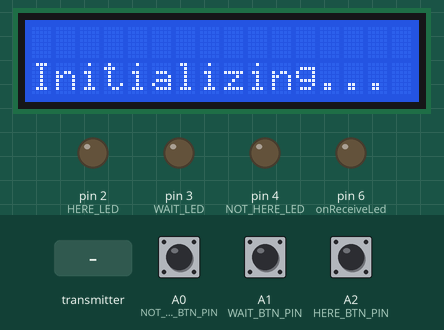
Recording of a sketch running on a simulated Arduino Uno, built with avr-gcc and run on an emulated ATmega328P. On the bench: 16×2 character LCD, output pins drawn as LEDs (lit = HIGH). Dashed ring = blinking. The inputs (shaded band) are chosen by the test bench; at power-on: A0 (NOT_HERE_BTN_PIN) HIGH, A1 (WAIT_BTN_PIN) HIGH, A2 (HERE_BTN_PIN) HIGH. No radio packets arrive unless stated; what the sketch prints to the serial monitor is not drawn.

Above: at 5.8 s.
At 7.9 s:
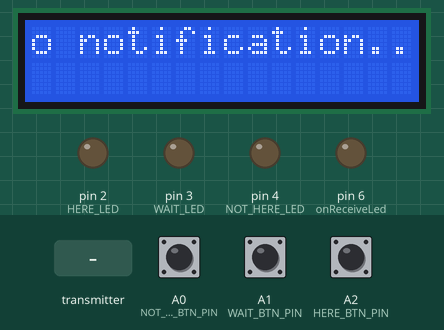
8.0 s: the transmitter starts sending id = 0
At 8.8 s:
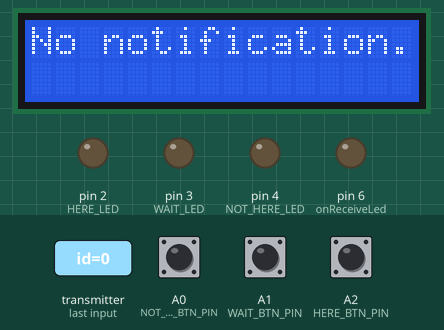
11.0 s: the transmitter starts sending name = INVALID
14.0 s: the transmitter starts sending id = 0
17.0 s: the transmitter starts sending name = INVALID
20.0 s: the transmitter starts sending id = 0
23.0 s: the transmitter starts sending id = 1
At 23.27 s:
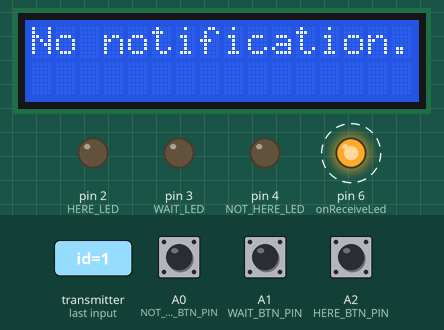
At 27.5 s:
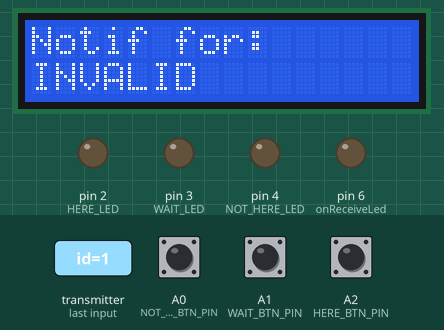
Timing chart, 0 to 28.5 s (numbered marks = the images above; inputs shaded):
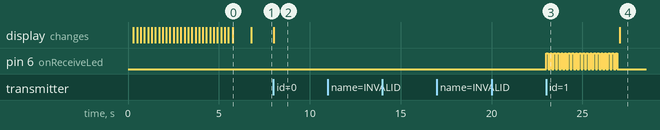

The sketch:

IndoorV3.ino
```cpp
/*
   Project : Wireless Personnel Notifier
   Description : Provides wireless notification about
                  the presence of a room personnel (i.e Professor)
                  whom is identified using keypad keys
   Author : Jeffrey E. Segovia, ECE, ECT
   Date : October 2019
   Code : This code is for the Indoor Unit

*/


//Required Libraries
#include <SPI.h>
#include <nRF24L01.h>
#include <RF24.h>
#include <LiquidCrystal_I2C.h>
#include <IRremote.h>


//Jeff's Button Class
class Button {
    //Private Members
  private:
    byte pin;
    byte state;
    byte lastReading;
    unsigned long lastDebounceTime = 0;
    unsigned long debounceDelay = 50;
    byte savedState = HIGH;

    //Public Members
  public:
    //Constructor
    Button(byte pin) {
      this->pin = pin;
      lastReading = HIGH; //For Input_Pullup
      init();
    }

    void init() {
      pinMode(pin, INPUT_PULLUP);
    }

    void setDefault() {
      state = HIGH;
      lastReading = HIGH;
    }

    //Debouncer
    void update() {
      byte newReading = digitalRead(pin);
      if (newReading != lastReading) {
        lastDebounceTime = millis();
      }
      if ((millis() - lastDebounceTime) > debounceDelay) {
        if (newReading != state) {
          state = newReading;

          if (state == LOW) {
            savedState = LOW;
          }
        }
      }
      lastReading = newReading;
    }

    byte getState() {
      update();
      return state;
    }
};

//Comms Pipes Addresses
const byte pipes[][6] = {"00001", "00002"};

//For LCD Scrolling
const int scrollDelay = 200;

//Flags
bool isWaiting = true;

//Push buttons pin definitions
byte HERE_BTN_PIN = A2;
byte WAIT_BTN_PIN = A1;
byte NOT_HERE_BTN_PIN = A0;
//LED indicators pin definitions
byte HERE_LED = 2; //Green
byte WAIT_LED = 3; //Yellow
byte NOT_HERE_LED = 4; //Red

//LED Indicators' States
bool hereLedState = LOW;
bool waitLedState = LOW;
bool notHereLedState = LOW;

//On-receieve indicator LED
const byte onReceiveLed = 6; //Pin6
//Timer
unsigned long elapsedTime = 0;
//unsigned long interval = 20000; //20 sec (for testing)
unsigned long interval = 290000; //4 minutes 50 seconds

//IR Remote
const byte REMOTE_PIN = 5;

//Remote Codes
enum IRCode {
  HERE = 16738455,
  NOT_HERE = 16750695,
  WAIT = 16756815
};

enum IRCode codes;

//Struct
struct Personnel {
  int id;
  char name[29];
};

struct Status {
  int key;
  char status[29];
};

Personnel prof;
Status status;

//Instances
RF24 radio(9, 8); // CE, CSN
LiquidCrystal_I2C lcd(0x27, 16, 2);
IRrecv ir(REMOTE_PIN);
decode_results results;

//Buttons
Button hereBtn(HERE_BTN_PIN);
Button notHereBtn(NOT_HERE_BTN_PIN);
Button waitBtn(WAIT_BTN_PIN);

void setup() {
  initialize();
}

void loop() {
  runSystem();
}


void blinkOnReceive() {
  for (int i = 0; i < 20; i++) {
    digitalWrite(onReceiveLed, HIGH);
    delay(100);
    digitalWrite(onReceiveLed, LOW);
    delay(100);
  }
}

//This function encapsulates the main system
void runSystem() {
  if (isWaiting) {
    radio.startListening();
    Serial.println(F("Receive Mode"));
    elapsedTime = millis();
    receiveData();
  }
  else {
    radio.stopListening();
    Serial.println(F("Transmit Mode"));
    runTimer();
    //transmitData();
    //transmit data
    if (!transmitData()) return;
  }

}

void runTimer() {
  unsigned long currentMillis = millis();
  if ((currentMillis - elapsedTime) > interval) {
    Serial.print(F("Elapsed time: "));
    Serial.println((millis() - elapsedTime));
    isWaiting = true;
    elapsedTime = 0;
    allOff();
  }
}

bool trackButtons() {

  bool s1 = hereBtn.getState();
  bool s2 = notHereBtn.getState();
  bool s3 = waitBtn.getState();

  String state;

  if (!s1) {
    hereLedState = HIGH;
    waitLedState = LOW;
    notHereLedState = LOW;
    updateLedState();
    state = "Here";
  }
  if (!s2) {
    hereLedState = LOW;
    waitLedState = LOW;
    notHereLedState = HIGH;
    updateLedState();
    state = "Not Here";
  }
  if (!s3) {
    hereLedState = LOW;
    waitLedState = HIGH;
    notHereLedState = LOW;
    updateLedState();
    state = "Wait";
  }

  if (s1 && s2 && s3) return;

  //Prepare status to be sent
  status.key = 0;
  state.toCharArray(status.status, state.length() + 1);

  //Transmit status
  if (!radio.write(&status, sizeof(status))) {
    Serial.println(F("Transmission failed!"));
    allOff();
    showError("Comms Error");
    //delay(100);
    //showReceivedData();
    return false;
  }
  Serial.print(F("Sent Status: "));
  Serial.print(F("Key: "));
  Serial.println(status.key);
  Serial.print(F("Status: "));
  Serial.println(status.status);
  Serial.println(F("Success!"));
  isWaiting = true;
  hereBtn.setDefault();
  notHereBtn.setDefault();
  waitBtn.setDefault();
  return true;
}

void updateLedState() {
  digitalWrite(HERE_LED, hereLedState);
  digitalWrite(WAIT_LED, waitLedState);
  digitalWrite(NOT_HERE_LED, notHereLedState);
}

bool receiveData() {
  if (radio.available()) {
    radio.read(&prof, sizeof(prof));

    if (prof.id == 0) {
      showDefault();
      isWaiting = true;
      Serial.println(F("Cancelled!"));
      allOff();
    }
    else {
      blinkOnReceive();
      showReceivedData();
      isWaiting = false;
      Serial.println(F("Received!"));
      Serial.println(prof.id);
      Serial.println(prof.name);

      allOff();

    }
  }
}

void allOff() {
  hereLedState = LOW;
  waitLedState = LOW;
  notHereLedState = LOW;
  updateLedState();
}

bool transmitData() {

  //IR Remote
  if (ir.decode(&results)) {
    String state;
    long int IR_code = results.value;
    Serial.print(F("Received Code: "));
    Serial.println(IR_code);

    switch (IR_code) {
      case HERE:
        Serial.println(IR_code);
        hereLedState = HIGH;
        waitLedState = LOW;
        notHereLedState = LOW;
        updateLedState();
        state = "Here";
        break;
      case NOT_HERE:
        Serial.println(IR_code);
        hereLedState = LOW;
        waitLedState = LOW;
        notHereLedState = HIGH;
        updateLedState();
        state = "Not here";
        break;
      case WAIT:
        Serial.println(IR_code);
        hereLedState = LOW;
        waitLedState = HIGH;
        notHereLedState = LOW;
        updateLedState();
        state = "Wait";
        break;
      default:
        state = "INVALID"; break;
    }
    ir.resume();
    if (state == "INVALID") return;

    status.key = 0;
    state.toCharArray(status.status, state.length() + 1);
    if (!radio.write(&status, sizeof(status))) {
      Serial.println(F("Transmission failed!"));
      allOff();
      showError("Comms Error");
      if (!jeffDelay(1000)) return;
      return false;
    }
    Serial.print(F("Sent Status: "));
    Serial.print(F("Key: "));
    Serial.println(status.key);
    Serial.print(F("Status: "));
    Serial.println(status.status);
    Serial.println(F("Success!"));
    isWaiting = true;
    return true;
  }

  else {
    if (!trackButtons()) return false;
    return true;
  }
}
void showReceivedData() {
  lcd.clear();
  lcd.setCursor(0, 0);
  lcd.print("Notif for: ");
  lcd.setCursor(0, 1);
  lcd.print(prof.name);
}

void showDefault() {
  lcd.clear();
  lcd.setCursor(0, 0);
  lcd.print("No notification..");
}

void showError(String error) {
  lcd.clear();
  lcd.setCursor(0, 0);
  lcd.print(error);
}
void initialize() {
  //Serial
  Serial.begin(9600);
  //IO's
  pinMode(HERE_LED, OUTPUT);
  pinMode(WAIT_LED, OUTPUT);
  pinMode(NOT_HERE_LED, OUTPUT);

  digitalWrite(HERE_LED, LOW);
  digitalWrite(WAIT_LED, LOW);
  digitalWrite(NOT_HERE_LED, LOW);

  //onReceiveLed
  pinMode(onReceiveLed, OUTPUT);
  digitalWrite(onReceiveLed, LOW);
  //LCD
  lcd.init();
  lcd.backlight();
  //nRF24L01
  radio.begin();
  radio.openWritingPipe(pipes[1]); //Writes via 00002
  radio.openReadingPipe(1, pipes[0]); //reads via 00001
  radio.setDataRate(RF24_1MBPS);
  radio.setPALevel(RF24_PA_MAX);

  //IR Remote
  ir.enableIRIn();

  showWelcomeMsg();
}
bool jeffDelay(unsigned long interval) {
  unsigned long now = millis();
  while (!((millis() - now) > interval));
  return true;
}
void showWelcomeMsg() {
  lcd.clear();
  String str = "Wireless Personnel Notifier";
  lcd.setCursor(0, 0);
  Serial.println(str);
  lcd.print(str);
  //Scroll
  delay(scrollDelay);
  int strLen = str.length();
  for (byte i = 0; i < strLen; i++) {
    lcd.scrollDisplayLeft();
    delay(scrollDelay);
  }
  str = "Welcome!";
  lcd.clear();
  lcd.setCursor((16 - str.length()) / 2, 0);
  lcd.print(str);
  str = "Initializing...";
  lcd.clear();
  lcd.setCursor((16 - str.length()) / 2, 1);
  lcd.print(str);
  Serial.println(str);
  delay(1000);
  str = "No notification..";
  lcd.clear();
  lcd.setCursor((16 - str.length()) / 2, 0);
  lcd.print(str);
  Serial.println(str);
}
```

Measured:
- after the input at 8.0 s, the display: changes at once (image 2)
- after the input at 11.0 s, every drawn part: stays the same
- after the input at 14.0 s, every drawn part: stays the same
- after the input at 17.0 s, every drawn part: stays the same
- after the input at 20.0 s, every drawn part: stays the same
- after the input at 23.0 s, pin 6 (onReceiveLed): alternates HIGH for 0.10 s and LOW for 0.10 s, 40 changes in all, then stays LOW, starting at once
- what the display in image 0 shows lasts 1.0 s, from 5.8 s to 6.8 s
